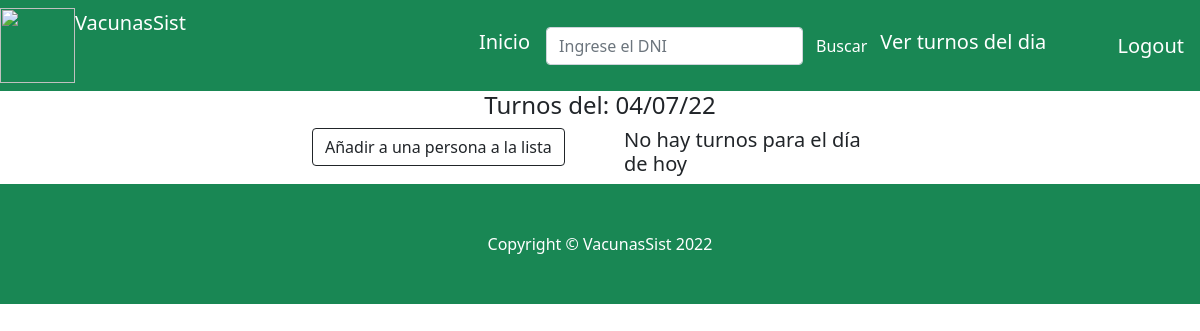
Before: /ver_turnos_delDia (signed in) with the older database file.
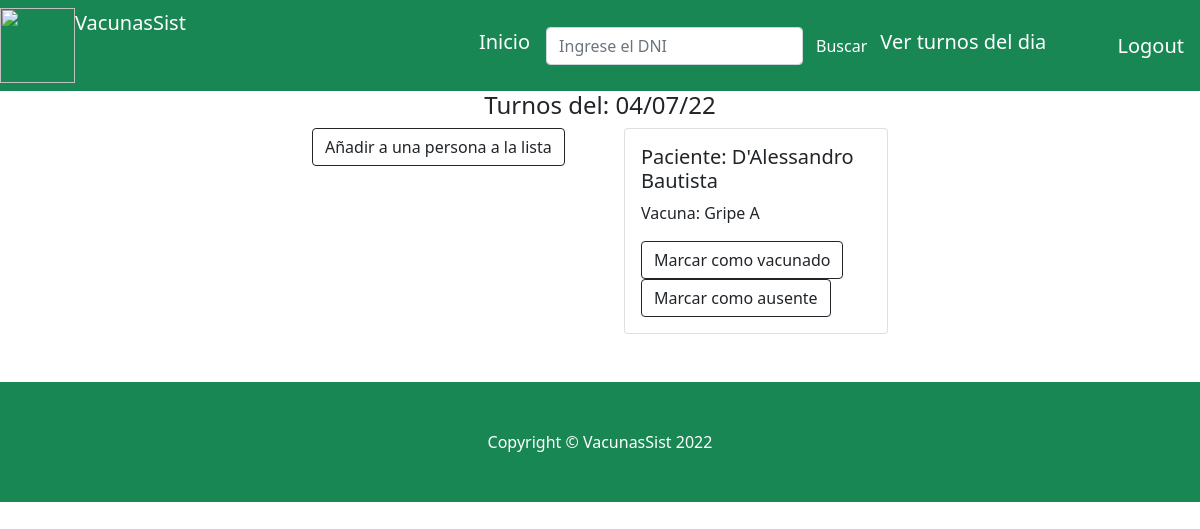
After: the same page with the newer database file.
### website/models.py (models this page shows, shortened)
class Usuario(AbstractBaseUser):
    username =models.CharField('Nombre de usuario', unique=True, max_length=100)
    email = models.EmailField('Correo electrónico', max_length=254, unique=True)
    nombre = models.CharField('Nombre', max_length=254)
    apellido = models.CharField('apellido', max_length=254)
    dni=models.IntegerField(help_text="DNI de la persona", unique=True)
    fecha_nacimiento= models.DateField(help_text="Fecha de nacimiento de la persona")
    residencia = models.TextField(help_text="Descripción de la tarea", null=True)
    vacunatorio_preferencia =models.ForeignKey(Vacunatorio, on_delete=models.CASCADE,null=True)
    fecha_creacion = models.DateTimeField(auto_now_add=True)
    identidad_verificada=models.BooleanField(default=False)
    es_vacunador = models.BooleanField(default=False)
    es_administrador = models.BooleanField(default=False)
    telefono = models.IntegerField(blank=True, null=True)
    direccion = models.CharField(max_length=15, null=True)
    objects= UsuarioManager()
    USERNAME_FIELD = 'username'
    REQUIRED_FIELDS = ['email','nombre', 'apellido','dni', 'fecha_nacimiento']

class Vacuna(models.Model):
    nombre=models.CharField(max_length=40)
    informacion= models.TextField(max_length=700)
    class Meta:
        verbose_name='vacuna'
        verbose_name_plural='vacunas'

### website/views.py (the view)
# urls.py: path('ver_turnos_delDia',views.verTurnosdelDia, name="ver_turnos_delDia"),
def verTurnosdelDia(request):
    list_turnos = Turno.objects.filter(fecha=datetime.date.today()).filter(vacunatorio_id=request.user.vacunatorio_preferencia_id)
    class Auxiliar():
        def __init__(self):
            self.vacuna = None
            self.turnoid= None
            self.idvacuna=None
            self.idusuario=None
            self.nombre = None
            self.apellido = None
            self.estado = None
    arrAuxiliar = []
    if (list_turnos):
        for turno in list_turnos:
            user = Usuario.objects.get(id=turno.user.id)
            aux = Auxiliar()
            print(turno.estado_id)
            vacuna=Vacuna.objects.get(id=turno.vacuna.id)
            aux.turnoid=turno.id
            aux.idusuario=turno.user.id
            aux.idvacuna=vacuna.id
            aux.vacuna=vacuna.nombre
            aux.nombre=user.nombre
            aux.apellido=user.apellido
            print(turno.estado)
            aux.estado=turno.estado.estado
            arrAuxiliar.append(aux)
        fechaHoy= datetime.date.today()
        fechaHoy=fechaHoy.strftime("%d/%m/%y")
        return render(request, 'website/ver_turnos_delDia.html', {
            'list_turnos':arrAuxiliar, 'fechaHoy':fechaHoy,'turnos':True
        })
    else:
        fechaHoy= datetime.date.today()
        fechaHoy=fechaHoy.strftime("%d/%m/%y")
        return render(request, 'website/ver_turnos_delDia.html', {
            'list_turnos':arrAuxiliar, 'fechaHoy':fechaHoy, 'turnos':False
        })

### website/templates/website/ver_turnos_delDia.html
{% extends "website/layout.html" %}
{% block body %}
{% if request.user.es_administrador or request.user.es_vacunador %}
<h4 style= "text-align: center">Turnos del: {{ fechaHoy }}</h4>
<table>
        <div class="row gx-4 gx-lg-5 row-cols-2 row-cols-md-3 row-cols-xl-4 justify-content-center">
            <div class="nav-item"><a class="btn btn-outline-dark mt-auto" href="{% url 'añadir_persona'  %}">Añadir a una persona a la lista</a></div>
            {% if turnos%}
            {% for turno in  list_turnos%}
            <div class="col mb-5">
                <div class="card h-100">
                    <div class="card-body">
                        <h5 class="card-title">Paciente: {{ turno.apellido}} {{turno.nombre}}</h5>
                        <p class="card-text">Vacuna: {{ turno.vacuna }}</p>
                         {% if not turno.estado == "Atendido" or not turno.estado == "Cancelado"%}
                            <div class="nav-item"><a class="btn btn-outline-dark mt-auto" href="{% url 'marcar_vacunado' turno.idusuario turno.idvacuna turno.turnoid %}">Marcar como vacunado</a></div>
                        {% else %}
                        <div class="nav-item"><a class="btn btn-outline-dark mt-auto" href="#">Esta persona ya fue vacunada.</a></div>
                        {%endif%}
                        {% if not turno.estado == "Ausente"%}
                        <div class="nav-item"><a class="btn btn-outline-dark mt-auto" href="{% url 'usuario_ausente' turno.turnoid %}">Marcar como ausente</a></div>
                        {%else%}
                        <div class="nav-item"><a class="btn btn-outline-dark mt-auto" href="{% url 'usuario_no_ausente' turno.turnoid %}">Desmarcar ausencia</a></div>
                        {%endif%}
                    </div>
                </div>
            </div>
        {% endfor%}
        {%else%}
        <h5> No hay turnos para el día de hoy</h5>
        {%endif%}
        </div>
    </table>
    {% else %} <h5> No tienes permisos para ver esta página</h5>
    {% endif %}
    {% endblock %}

Changed rows visible on the page:
now on this page (row edited): Usuario: apellido "D'Alessandro", nombre "Bautista"
now on this page (row unchanged): Vacuna: vacuna "Gripe A"
Other visible differences:
new list line: "Paciente: Vacuna: Marcar como vacunado Marcar como ausente"
text no longer shown: "No hay turnos para el día de hoy"
